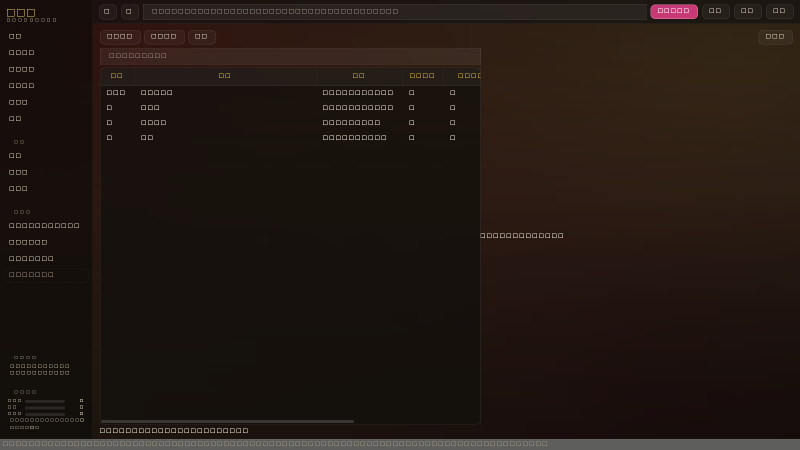
#> input picture dev/screenshots/08_home_with_hover.png, 1600 x 900 px, given in place of 40_live_tools_actorcheck_detect.png, which was not available (shown at 1/2 size)
$ python zoom_check.py
#> lines starting #> are read from the running program, lines starting #| are printed output that depends on the picture; pictures that were not available may be replaced by others from this repository, and a replacement may not be noted
# -*- coding: utf-8 -*-
"""把真机截图的「选择」列裁出来放大，回答「复选框到底画没画」。"""
import os
import sys

from PIL import Image

ROOT = os.path.dirname(os.path.dirname(os.path.abspath(__file__)))
SHOT = os.path.join(ROOT, "screenshots")

src_name = sys.argv[1] if len(sys.argv) > 1 else "40_live_tools_actorcheck_detect.png"
# 「选择」列大致在 x 137..186，表头 y≈190 起，数据行 y≈215 起
box = (130, 180, 340, 300)
scale = 5

img = Image.open(os.path.join(SHOT, src_name)).convert("RGB")
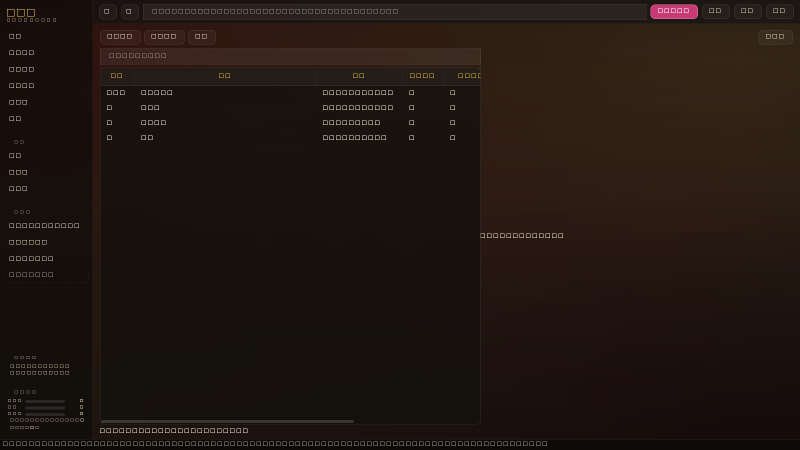
#> img: PIL image 1600x900 RGB (shown at 1/2 size); mean R, G, B 32.5, 22.6, 17.1
print("[原图]", src_name, img.size)
#| [原图] 40_live_tools_actorcheck_detect.png (1600, 900)
crop = img.crop(box)
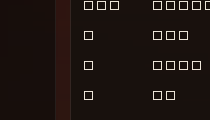
#> crop: PIL image 210x120 RGB; mean R, G, B 30.8, 21.9, 18
big = crop.resize((crop.width * scale, crop.height * scale), Image.NEAREST)
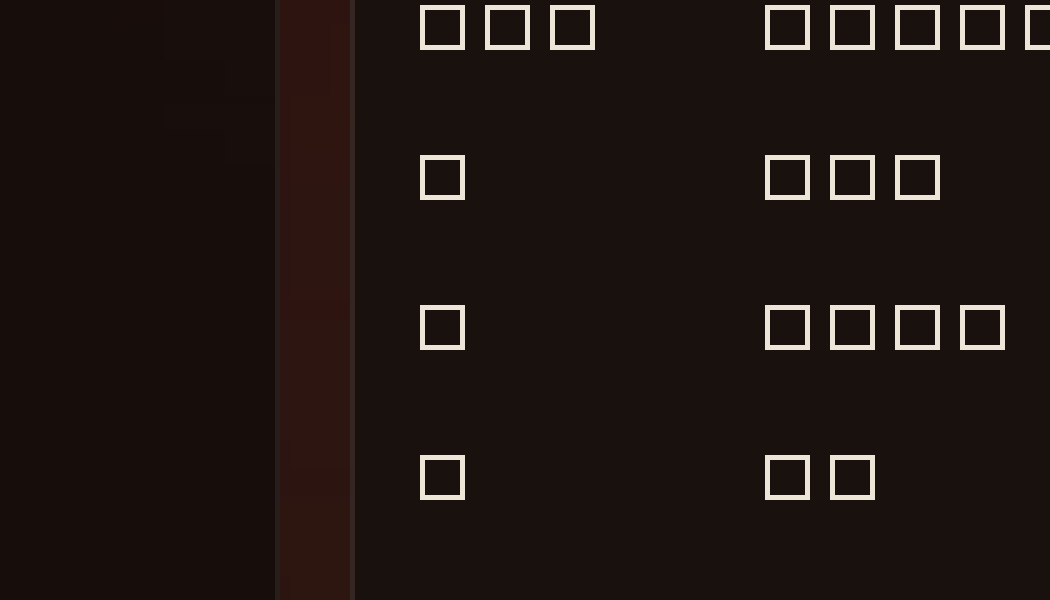
#> big: PIL image 1050x600 RGB; mean R, G, B 30.8, 21.9, 18
out = os.path.join(SHOT, "z_zoom_%s" % src_name)
big.save(out)
print("[特写]", os.path.basename(out), big.size, "裁剪区", box)
#| [特写] z_zoom_40_live_tools_actorcheck_detect.png (1050, 600) 裁剪区 (130, 180, 340, 300)

# 逐行扫「选择」列的像素变化：复选框是 17x17 的方框 + 对勾，
# 若存在，两行之间的像素应有明显变化。
px = crop.load()
prev = None
for y in range(crop.height):
    row = [px[x, y] for x in range(crop.width)]
    if row != prev:
        # 只报告亮度变化剧烈的行
        print("  y=%3d (原图 y=%3d) 首像素=%s" % (y, box[1] + y, row[:3]))
    prev = row
#> this loop made 120 passes
#|   y=  0 (原图 y=180) 首像素=[(23, 13, 11), (23, 13, 11), (23, 13, 11)]
#|   y=  1 (原图 y=181) 首像素=[(23, 13, 11), (23, 13, 11), (23, 13, 11)]
#|   y=  2 (原图 y=182) 首像素=[(23, 13, 11), (23, 13, 11), (23, 13, 11)]
#|   y=  5 (原图 y=185) 首像素=[(23, 13, 11), (23, 13, 11), (23, 13, 11)]
#|   y=  9 (原图 y=189) 首像素=[(23, 13, 11), (23, 13, 11), (23, 13, 11)]
#|   y= 10 (原图 y=190) 首像素=[(23, 13, 11), (23, 13, 11), (23, 13, 11)]
#|   y= 12 (原图 y=192) 首像素=[(23, 13, 11), (23, 13, 11), (23, 13, 11)]
#|   y= 14 (原图 y=194) 首像素=[(23, 13, 11), (23, 13, 11), (23, 13, 11)]
#> (further printed lines are left out)

$ run again, on dev/screenshots/19_live_recent_f.jpg
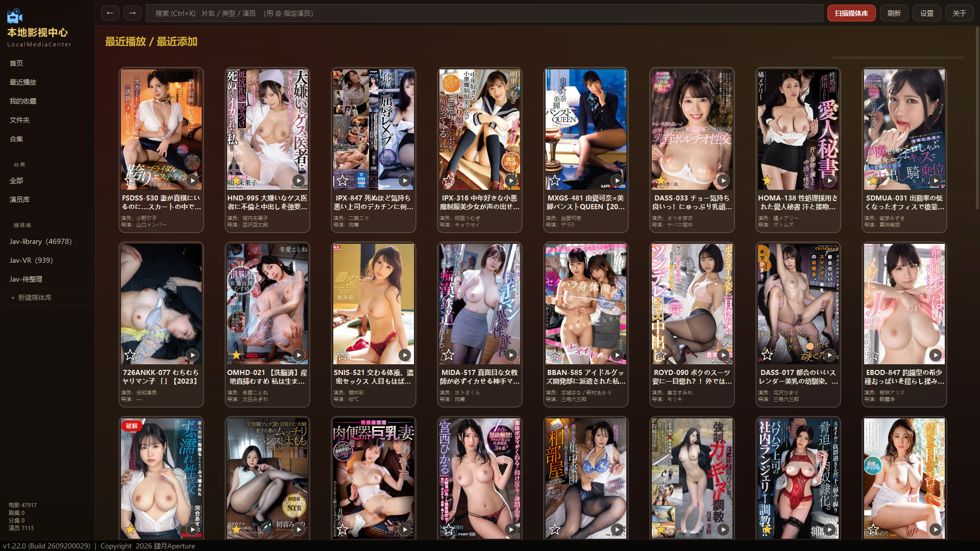
#> input picture dev/screenshots/19_live_recent_f.jpg, 980 x 551 px
#> img is the input picture: PIL image 980x551 RGB; mean R, G, B 84.8, 68, 62.6
#| [原图] ../screenshots/19_live_recent_f.jpg (980, 551)
#> `crop = img.crop(box)`:
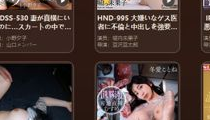
#> crop: PIL image 210x120 RGB; mean R, G, B 77.4, 60.4, 56.1
#> `big = crop.resize((crop.width * scale, crop.height * scale), Image.NEA..`:
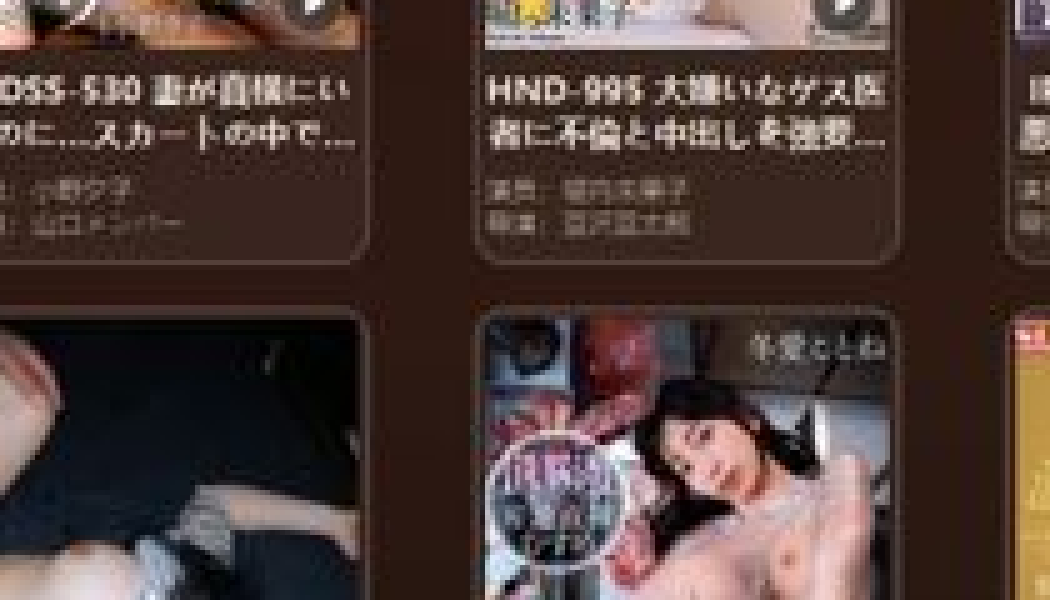
#> big: PIL image 1050x600 RGB; mean R, G, B 77.4, 60.4, 56.1
#| [特写] 19_live_recent_f.jpg (1050, 600) 裁剪区 (130, 180, 340, 300)
#> the loop `for y in range(crop.height):` made 120 passes
#|   y=  0 (原图 y=180) 首像素=[(255, 249, 248), (225, 204, 203), (188, 167, 166)]
#|   y=  1 (原图 y=181) 首像素=[(224, 206, 202), (227, 208, 204), (222, 201, 198)]
#|   y=  2 (原图 y=182) 首像素=[(202, 190, 178), (167, 153, 142), (194, 177, 169)]
#|   y=  3 (原图 y=183) 首像素=[(209, 197, 181), (201, 188, 172), (180, 164, 149)]
#|   y=  4 (原图 y=184) 首像素=[(180, 162, 142), (199, 178, 159), (233, 210, 192)]
#> (further printed lines are left out)

$ run again, on dev/screenshots/20_live_directors.png
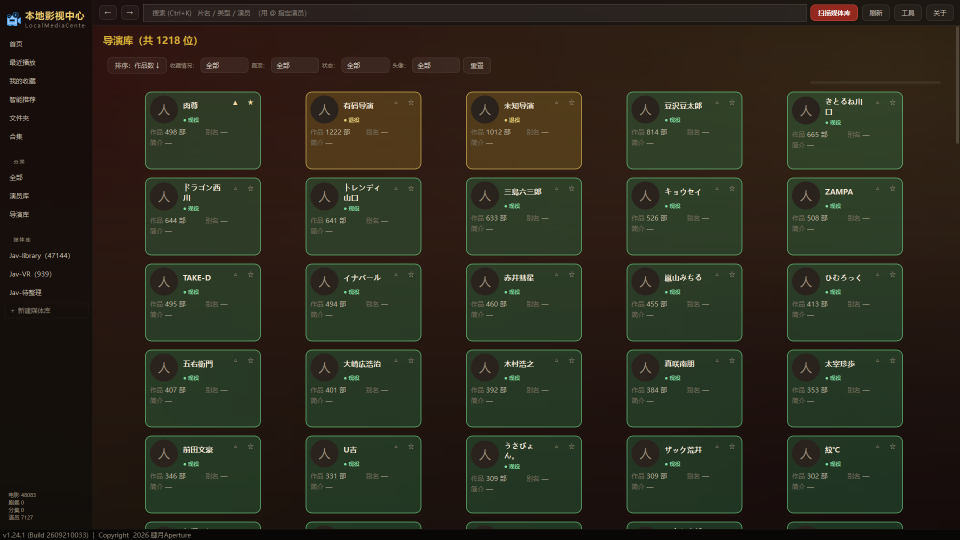
#> input picture dev/screenshots/20_live_directors.png, 1920 x 1080 px (shown at 1/2 size)
#> img is the input picture: PIL image 1920x1080 RGB; mean R, G, B 43.1, 41.9, 28.5
#| [原图] ../screenshots/20_live_directors.png (1920, 1080)
#> `crop = img.crop(box)`:
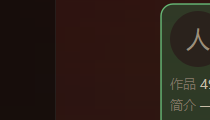
#> crop: PIL image 210x120 RGB; mean R, G, B 41.5, 27.7, 20.9
#| [特写] 20_live_directors.png (1050, 600) 裁剪区 (130, 180, 340, 300)
#> the loop `for y in range(crop.height):` made 120 passes
#|   y=  0 (原图 y=180) 首像素=[(23, 13, 11), (23, 13, 11), (23, 13, 11)]
#|   y=  1 (原图 y=181) 首像素=[(23, 13, 11), (23, 13, 11), (23, 13, 11)]
#|   y=  2 (原图 y=182) 首像素=[(23, 13, 11), (23, 13, 11), (23, 13, 11)]
#|   y=  3 (原图 y=183) 首像素=[(23, 13, 11), (23, 13, 11), (23, 13, 11)]
#|   y=  4 (原图 y=184) 首像素=[(23, 13, 11), (23, 13, 11), (23, 13, 11)]
#> (further printed lines are left out)

$ run again, on dev/screenshots/21_live_directors.png
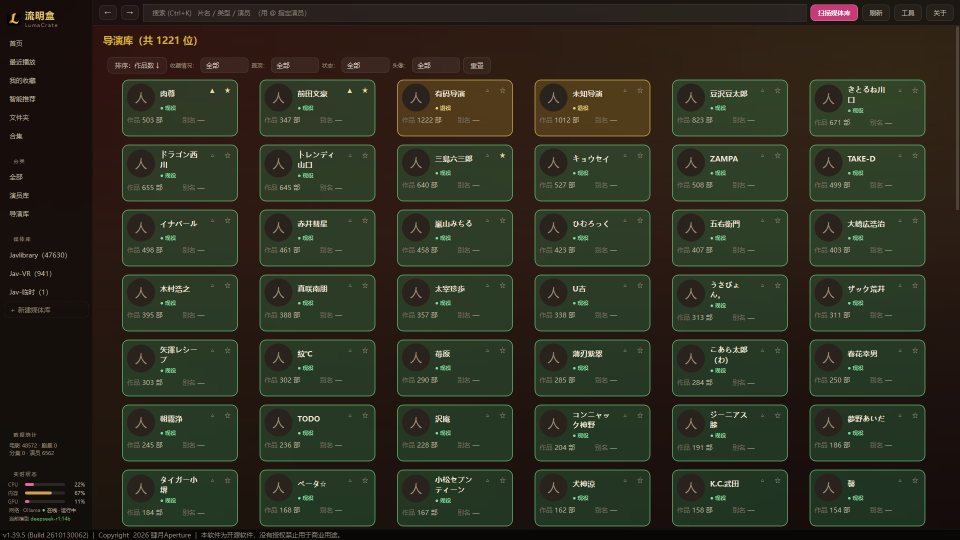
#> input picture dev/screenshots/21_live_directors.png, 1920 x 1080 px (shown at 1/2 size)
#> img is the input picture: PIL image 1920x1080 RGB; mean R, G, B 44.5, 46.3, 31.7
#| [原图] ../screenshots/21_live_directors.png (1920, 1080)
#> `crop = img.crop(box)`:
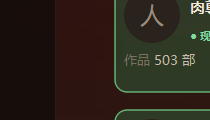
#> crop: PIL image 210x120 RGB; mean R, G, B 43.4, 36, 26.4
#> `big = crop.resize((crop.width * scale, crop.height * scale), Image.NEA..`:
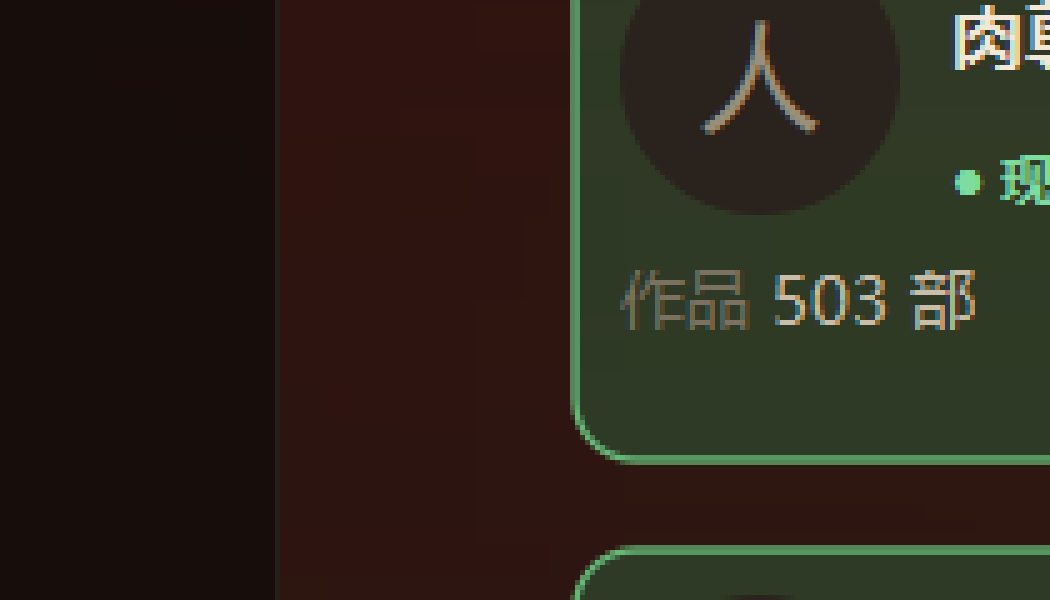
#> big: PIL image 1050x600 RGB; mean R, G, B 43.4, 36, 26.4
#| [特写] 21_live_directors.png (1050, 600) 裁剪区 (130, 180, 340, 300)
#> the loop `for y in range(crop.height):` made 120 passes
#|   y=  0 (原图 y=180) 首像素=[(23, 13, 11), (23, 13, 11), (23, 13, 11)]
#|   y=  1 (原图 y=181) 首像素=[(23, 13, 11), (23, 13, 11), (23, 13, 11)]
#|   y=  2 (原图 y=182) 首像素=[(23, 13, 11), (23, 13, 11), (23, 13, 11)]
#|   y=  3 (原图 y=183) 首像素=[(23, 13, 11), (23, 13, 11), (23, 13, 11)]
#|   y=  4 (原图 y=184) 首像素=[(23, 13, 11), (23, 13, 11), (23, 13, 11)]
#> (further printed lines are left out)
